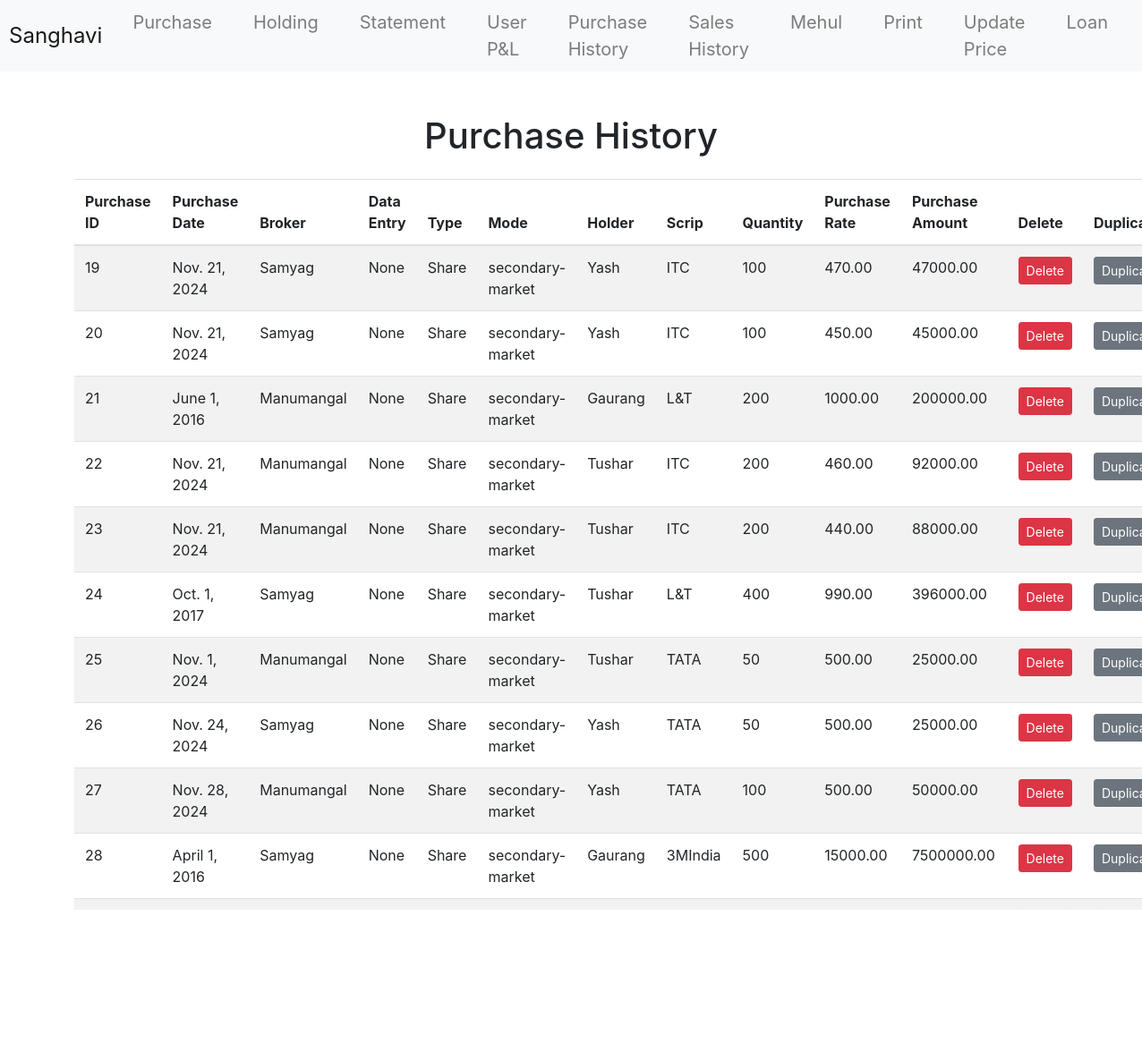
The page /SharesMF/purchase-history/ on the database as committed earlier.
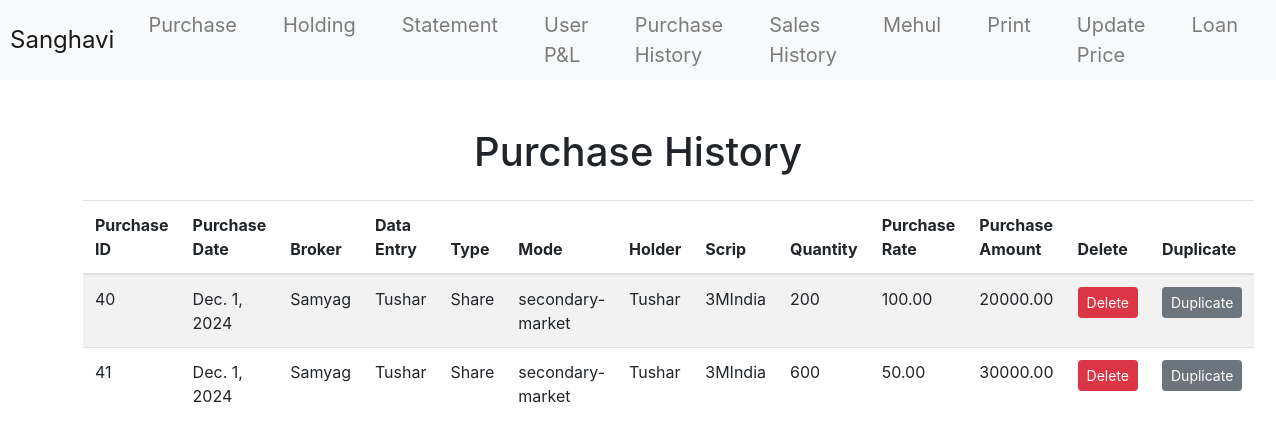
The same page on the database as committed later.
### SharesMF/models.py (models this page shows, shortened)
class Purchase(models.Model):
    purchase_id = models.AutoField(primary_key=True)
    purchase_date = models.DateField()
    script = models.CharField(max_length=100)
    TYPE_CHOICES = [
        ('Share', 'Share'),
        ('MF', 'Mutual Fund'),
    ]
    type = models.CharField(max_length=10, choices=TYPE_CHOICES)
    MODE_CHOICES = [
        ('secondary-market', 'Secondary Market'),
        ('new-issue', 'New Issue'),
    ]
    mode = models.CharField(
        max_length=20,
        choices=MODE_CHOICES,
        null=True,  # Allow null values
        blank=True  # Allow blank input in forms
    )
    user = models.ForeignKey(UserTable, to_field='name', on_delete=models.CASCADE)  # Use 'name' as the primary key
    qty = models.PositiveIntegerField()
    purchase_rate = models.DecimalField(max_digits=25, decimal_places=2)
    purchase_amount = models.DecimalField(max_digits=25, decimal_places=2, blank=True)
    broker = models.ForeignKey(Broker, on_delete=models.SET_NULL, null=True, blank=True)
    mehul = models.BooleanField(default=False)  # Default to "No"
    entry = models.CharField(max_length=255, null=True, blank=True)
    referenced_by = models.CharField(max_length=100, null=True, blank=True)

class Broker(models.Model):
    name = models.CharField(max_length=100, unique=True)
    def __str__(self):
        return self.name

class UserTable(models.Model):
    name = models.CharField(max_length=100, primary_key=True)
    pan = models.CharField(max_length=20, unique=True)
    family = models.CharField(max_length=100, null=True, blank=True)
    data_entry = models.BooleanField(default=False)
    def __str__(self):
        return self.name

### SharesMF/views.py (the view)
# urls.py: path('purchase-history/', views.purchase_history, name='purchase_history'),
def purchase_history(request):
    purchases = Purchase.objects.all()
    return render(request, 'purchase_history.html', {'purchases': purchases})

### SharesMF/templates/purchase_history.html (shortened to what this page needs)
{% extends "base.html" %}
{% block content %}
<div class="container mt-5">
    <h1 class="text-center">Purchase History</h1>
    {% if purchases %}
        <table class="table table-striped mt-4">
            <thead>
                <tr>
                    <th>Purchase ID</th>
                    <th>Purchase Date</th>
                    <th>Broker</th>
                    <th>Data Entry</th>
                    <th>Type</th>
                    <th>Mode</th>
                    <th>Holder</th>
                    <th>Scrip</th>
                    <th>Quantity</th>
                    <th>Purchase Rate</th>
                    <th>Purchase Amount</th>
                    <th>Delete</th>
                    <th>Duplicate</th>
                </tr>
            </thead>
            <tbody>
                {% for purchase in purchases %}
                <tr>
                    <td>{{ purchase.purchase_id }}</td>
                    <td>{{ purchase.purchase_date }}</td>
                    <td>{{ purchase.broker }}</td>
                    <td>{{ purchase.entry }}</td>
                    <td>{{ purchase.type }}</td>
                    <td>{{ purchase.mode }}</td>
                    <td>{{ purchase.user }}</td>
                    <td>{{ purchase.script }}</td>
                    <td>{{ purchase.qty }}</td>
                    <td>{{ purchase.purchase_rate }}</td>
                    <td>{{ purchase.purchase_amount }}</td>
                    <td>
                        <form method="post" action="{% url 'delete_purchase' purchase.purchase_id %}" style="display: inline;">
                            <button
                                type="submit"
                                class="btn btn-danger btn-sm"
                                onclick="return confirmDelete();">Delete
                            </button>
                        </form>
                    </td>
                    <td>
                        <a href="{% url 'purchase_entry_with_id' purchase.purchase_id %}" class="btn btn-sm btn-secondary">Duplicate</a>
                    </td>
                </tr>
                {% endfor %}
            </tbody>
        </table>
    {% else %}
        <p>No purchase history found.</p>
    {% endif %}
</div>
{% endblock %}

Rows that differ between the two databases and show on the page:
removed Purchase: purchase_id "19", purchase_date "Nov. 21, 2024", broker "Samyag", entry "None", type "Share", mode "secondary-market", user "Yash", script "ITC", qty "100", purchase_rate "470.00", purchase_amount "47000.00"
removed Purchase: purchase_id "20", purchase_date "Nov. 21, 2024", broker "Samyag", entry "None", type "Share", mode "secondary-market", user "Yash", script "ITC", qty "100", purchase_rate "450.00", purchase_amount "45000.00"
removed Purchase: purchase_id "21", purchase_date "June 1, 2016", broker "Manumangal", entry "None", type "Share", mode "secondary-market", user "Gaurang", script "L&T", qty "200", purchase_rate "1000.00", purchase_amount "200000.00"
removed Purchase: purchase_id "22", purchase_date "Nov. 21, 2024", broker "Manumangal", entry "None", type "Share", mode "secondary-market", user "Tushar", script "ITC", qty "200", purchase_rate "460.00", purchase_amount "92000.00"
removed Purchase: purchase_id "23", purchase_date "Nov. 21, 2024", broker "Manumangal", entry "None", type "Share", mode "secondary-market", user "Tushar", script "ITC", qty "200", purchase_rate "440.00", purchase_amount "88000.00"
removed Purchase: purchase_id "24", purchase_date "Oct. 1, 2017", broker "Samyag", entry "None", type "Share", mode "secondary-market", user "Tushar", script "L&T", qty "400", purchase_rate "990.00", purchase_amount "396000.00"
removed Purchase: purchase_id "25", purchase_date "Nov. 1, 2024", broker "Manumangal", entry "None", type "Share", mode "secondary-market", user "Tushar", script "TATA", qty "50", purchase_rate "500.00", purchase_amount "25000.00"
removed Purchase: purchase_id "26", purchase_date "Nov. 24, 2024", broker "Samyag", entry "None", type "Share", mode "secondary-market", user "Yash", script "TATA", qty "50", purchase_rate "500.00", purchase_amount "25000.00"
removed Purchase: purchase_id "27", purchase_date "Nov. 28, 2024", broker "Manumangal", entry "None", type "Share", mode "secondary-market", user "Yash", script "TATA", qty "100", purchase_rate "500.00", purchase_amount "50000.00"
removed Purchase: purchase_id "28", purchase_date "April 1, 2016", broker "Samyag", entry "None", type "Share", mode "secondary-market", user "Gaurang", script "3MIndia", qty "500", purchase_rate "15000.00", purchase_amount "7500000.00"
added Purchase: purchase_id "40", purchase_date "Dec. 1, 2024", broker "Samyag", entry "Tushar", type "Share", mode "secondary-market", user "Tushar", script "3MIndia", qty "200", purchase_rate "100.00", purchase_amount "20000.00"
added Purchase: purchase_id "41", purchase_date "Dec. 1, 2024", broker "Samyag", entry "Tushar", type "Share", mode "secondary-market", user "Tushar", script "3MIndia", qty "600", purchase_rate "50.00", purchase_amount "30000.00"
